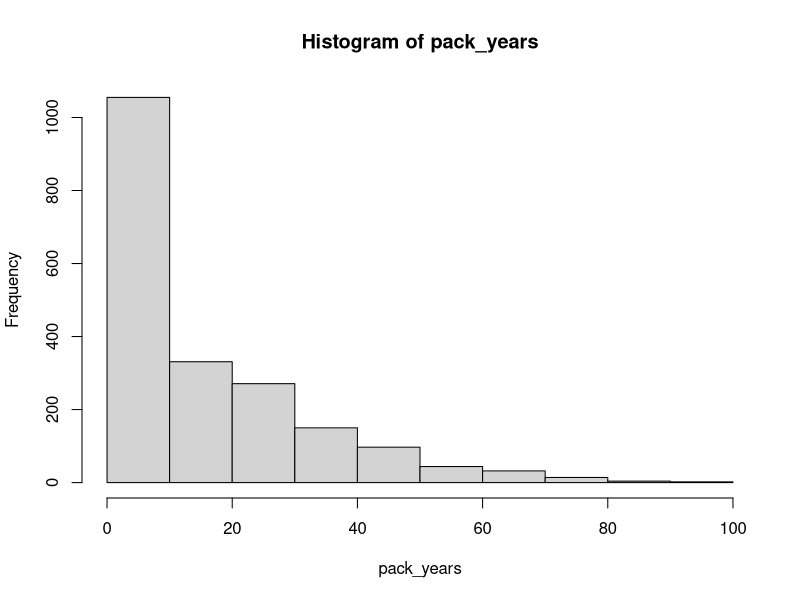
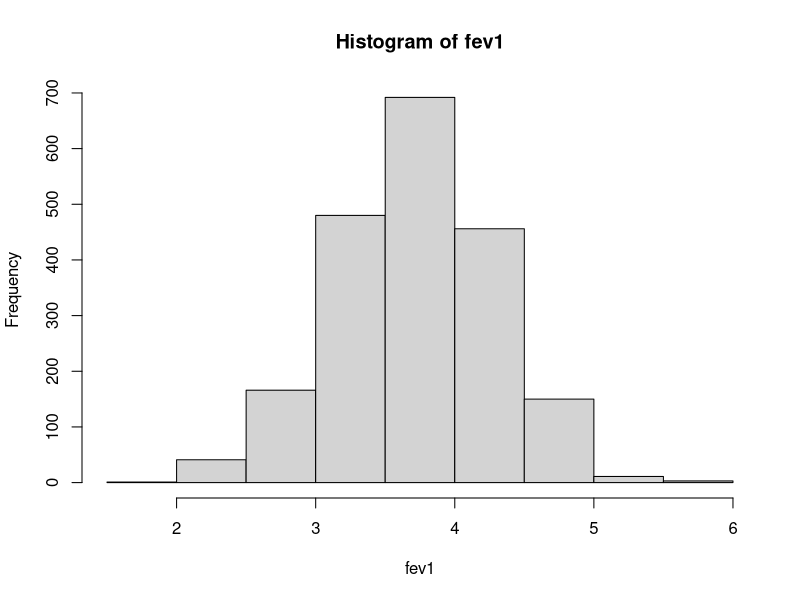

These figures' R source, in order: (Note: this script raises an error after producing the figures.)
# simulate some data for lung cancer -------------------------------------

# Always set a seed
set.seed(2026 - 11 - 09)

# Sample size
n <- 2000

# Causal SNP coded 0/1/2 (copies of the minor allele), MAF 0.3
snp_causal <- rbinom(n, size = 2, prob = 0.3)

# Null SNP coded the same way
snp_null <- rbinom(n, size = 2, prob = 0.3)
table(snp_null)

# Pack-years: 40% never smokers, the rest right-skewed
pack_years <- ifelse(
  test = runif(n) < 0.4,
  yes = 0,
  no = round(rgamma(n, shape = 2, scale = 12), 1)
)
hist(pack_years)

# Coffee: a covariate with no effect on lung function
coffee_cups <- rpois(n, lambda = 2)
table(coffee_cups)

# Outcome: FEV1 in liters (air forcibly exhaled in one second).
# Only snp_causal and pack_years have an effect.
# Each minor allele lowers FEV1 by 0.1 L; each pack-year lowers it by 0.015 L.
fev1 <- 4 - 0.1 * snp_causal - 0.015 * pack_years + rnorm(n, mean = 0, sd = 0.5)
fev1 <- round(fev1, 2)
hist(fev1)

# Put it all into a data frame
dat <- data.frame(
  fev1,
  snp_causal,
  snp_null,
  pack_years,
  coffee_cups
)
head(dat)

# Visualization ----------------------------------------------------------

ggplot(dat, aes(x = pack_years, y = fev1)) +
  geom_point(alpha = 0.3) +
  geom_smooth(method = "lm") +
  labs(x = "Pack-years", y = "FEV1 (L)")

ggplot(dat, aes(x = coffee_cups, y = fev1)) +
  geom_point(alpha = 0.3) +
  geom_smooth(method = "lm") +
  labs(x = "Coffee cups", y = "FEV1 (L)")

ggplot(dat, aes(x = factor(snp_causal), y = fev1)) +
  geom_boxplot(alpha = 0.5, aes(fill = factor(snp_causal))) +
  labs(x = "snp_causal genotype", y = "FEV1 (L)", fill = "Genotype")

ggplot(dat, aes(x = factor(snp_null), y = fev1)) +
  geom_boxplot(alpha = 0.5, aes(fill = factor(snp_null))) +
  labs(x = "snp_null genotype", y = "FEV1 (L)", fill = "Genotype")


# Statistical analysis with linear regression ----------------------------

# Note the coefficient p-values, and overall model fit p-value
summary(lm(fev1 ~ snp_null, data = dat))
summary(lm(fev1 ~ snp_null + pack_years, data = dat))
summary(lm(fev1 ~ snp_causal + snp_null + pack_years + coffee_cups, data = dat))
